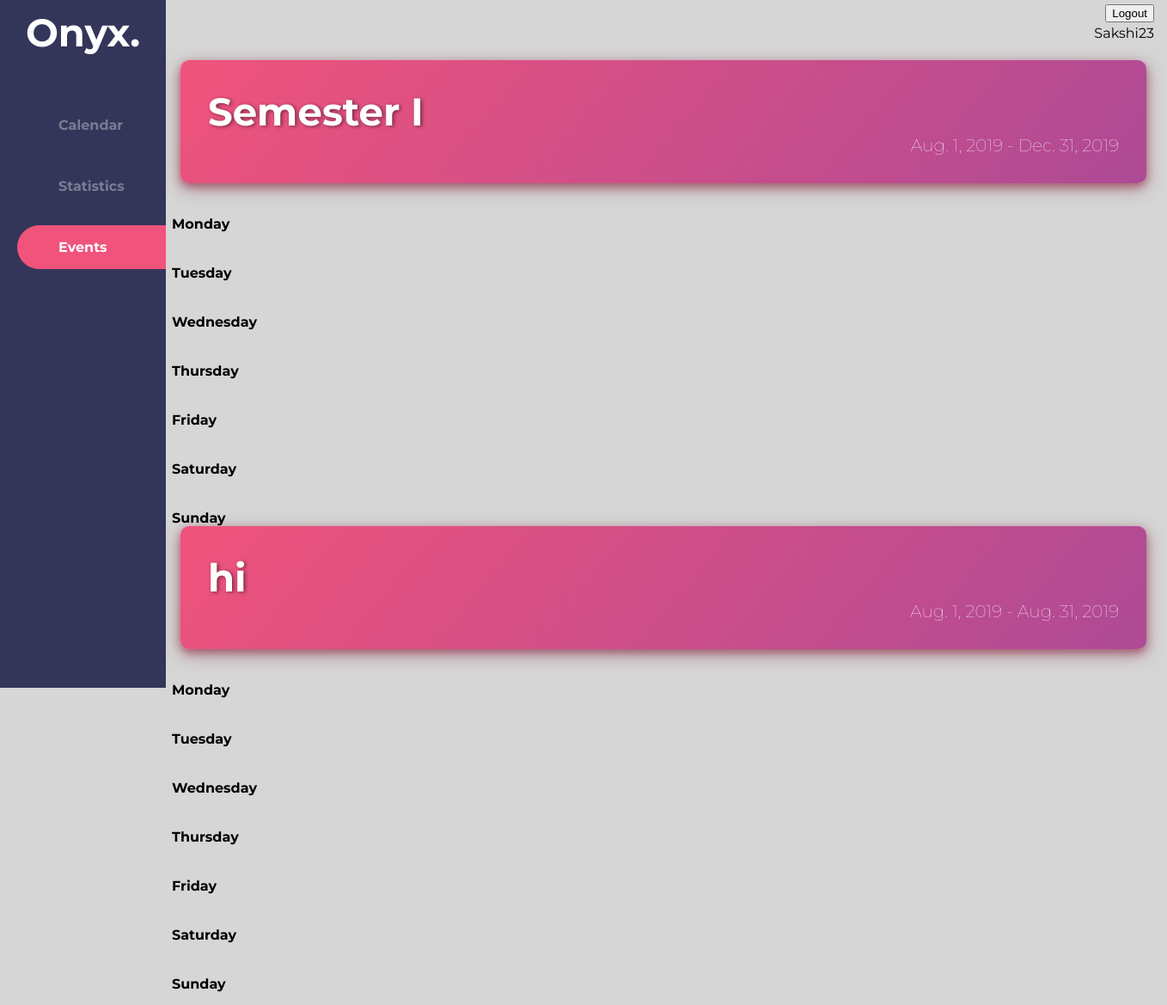
Page /semesters/tt/ (signed in) on the committed database.
### seminfo/models.py (models this page shows, shortened)
class Semester(models.Model):
    user = models.ForeignKey(User, on_delete=models.CASCADE,null=True,related_name="semester")
    name = models.CharField(max_length=20)
    start_date = models.DateField(default=datetime.date.today)
    last_date = models.DateField(default=datetime.date.today)
    min_attendance = models.IntegerField(default=75)

### seminfo/views.py (the view)
# urls.py: path('tt/',views.timetable,name="timetable"),
def timetable(request):
    username = None
    if request.user.is_authenticated:
        username = request.user.get_username
        day_list = ['Monday','Tuesday','Wednesday','Thursday','Friday','Saturday','Sunday']
        days = request.user.day.all()
        sems = request.user.semester.all()
        return render(request,"events.1.html",{'days':days,'sems': sems,'username':username,'dl':day_list})
    else:
        return HttpResponseRedirect("../../accounts/login")

### templates/events.1.html (shortened to what this page needs)
{% load static %}
<!DOCTYPE html>
<html>
<head>
    <link rel="stylesheet" type="text/css" href="{% static 'styles/events.css' %}">
</head>
<body>
    <aside class="sticky">
        <div>
        <figure>
            <figcaption>Onyx.</figcaption>
        </figure>
        </div>
        <div>
        <nav >
            <ul>
                <li ><a href="#">Calendar</a></li>
                <li><a href="../"  >Statistics</a></li>
                <li><a href="#" class="active">Events</a></li>
            </ul>
        </nav>
        </div>
    </aside>
    <div class="bar">
    <form method="POST" action="{% url 'accounts:user_logout' %}">
    <input type="submit" value="Logout">
    </form>
    {{username}}
    </div>
    <main>
        {% for sem in sems %}
        <div class="banner">
            <h3>{{sem.name}}</h3>
            <h6>{{sem.start_date}} - {{sem.last_date}}</h6>
        </div>
        <div>
        {% for d in dl %}
        <br>
        <br>
        <b>{{d}}</b>
        <br>
        {% endfor %}
        </div>
        {% endfor %}
    </main>
</body>
</html>

### static/styles/events.css (style rules this page uses)
body,html { height: calc(100% -2em); margin: 0; font-family: 'Montserrat', sans-serif; }
body { background: rgb(214, 214, 214); display: grid; grid-template-columns: 1060px; }
aside { background: #333659; display: grid; grid-template-columns: auto; grid-template-rows: 100px auto; padding: 2em; margin: 0; padding:0; top: 0; left: 0; width: 193px; height: 100vh; }
figure { margin: 0; padding: 5; }
figcaption { font-size: 45px; font-weight: bold; color: #fff; text-align: center; padding: 10px; }
div { width: 100%; }
nav { position: absolute; display: block; margin: 0; padding: 0; left: 0; height: 100%; }
ul { display: block; margin-top: 2em; list-style-type: none; margin: 0; padding: 0; position: relative; width: 100%; }
ul li a { font-weight: bold; text-decoration: none; display: grid; grid-template-columns: auto; padding: 1em 3em; margin: 20px; color: rgba(255,255,255,.35); transition: all 0.05s ease-in-out; }
.active { background: rgb(240,83,123); border-top-left-radius: 40px; border-bottom-left-radius: 40px; color: rgba(255, 255, 255, 100) !important; }
main { margin: 15px 200px; width: 100%; }
.bar { display: grid; grid-template-rows: auto; margin: 0px 193px; width: 1145px; height: 45px; padding: 5px 5px; text-align: right; }
.banner { background: rgb(131,58,180); background: linear-gradient(310deg, rgba(131,58,180,1) 0%, rgba(174,74,150,1) 0%, rgba(240,83,123,1) 100%, rgba(252,176,69,1) 100%); box-shadow: 0 4px 8px 0 rgba(146, 47, 73, 0.5), 0 6px 20px 0 rgba(138, 39, 65, 0.5); padding: 2em 2em; margin: 0px 10px; border-radius: 10px; color: #fff; width: 100%; }
h3 { padding: 0; margin: 0; font-size: 45px; font-weight: bold; text-shadow: #333659; text-shadow: 2px 1px 4px rgba(0, 0, 0, 0.47); }
h6 { padding: 0; margin: 0; font-size: 20px; text-align: right; font-weight: lighter; }
.sticky { overflow: hidden; position: fixed; }

### rows in the picture
Semester: name "Semester I", start_date "Aug. 1, 2019", last_date "Dec. 31, 2019", dl "Monday" "Tuesday" "Wednesday" "Thursday" "Friday" "Saturday" "Sunday"
Semester: name "hi", start_date "Aug. 1, 2019", last_date "Aug. 31, 2019", dl "Monday" "Tuesday" "Wednesday" "Thursday" "Friday" "Saturday" "Sunday"

### other values in the picture
{{ username }} "Sakshi23"
